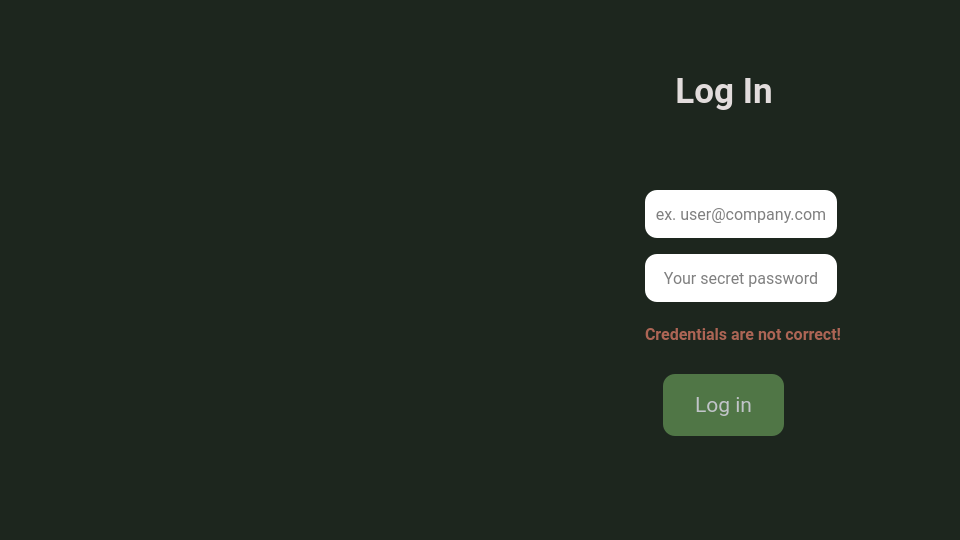
<?xml version="1.0" encoding="UTF-8"?>
<ui version="4.0">
 <class>Parent</class>
 <widget class="QWidget" name="Parent">
  <property name="geometry">
   <rect>
    <x>0</x>
    <y>0</y>
    <width>960</width>
    <height>540</height>
   </rect>
  </property>
  <property name="minimumSize">
   <size>
    <width>960</width>
    <height>540</height>
   </size>
  </property>
  <property name="font">
   <font>
    <pointsize>12</pointsize>
   </font>
  </property>
  <property name="windowTitle">
   <string>Login</string>
  </property>
  <property name="styleSheet">
   <string notr="true">QWidget#Parent {background-color: rgba(29, 38, 30, 255)}
</string>
  </property>
  <layout class="QHBoxLayout" name="horizontalLayout">
   <property name="spacing">
    <number>8</number>
   </property>
   <property name="leftMargin">
    <number>8</number>
   </property>
   <property name="topMargin">
    <number>8</number>
   </property>
   <property name="rightMargin">
    <number>8</number>
   </property>
   <property name="bottomMargin">
    <number>8</number>
   </property>
   <item>
    <widget class="QLabel" name="lb_background">
     <property name="minimumSize">
      <size>
       <width>480</width>
       <height>0</height>
      </size>
     </property>
     <property name="font">
      <font>
       <family>Roboto</family>
       <pointsize>8</pointsize>
      </font>
     </property>
     <property name="styleSheet">
      <string notr="true">border-image: url(:/Main/vertical_background.jpg);</string>
     </property>
     <property name="text">
      <string/>
     </property>
    </widget>
   </item>
   <item>
    <widget class="QWidget" name="Form" native="true">
     <property name="minimumSize">
      <size>
       <width>480</width>
       <height>0</height>
      </size>
     </property>
     <property name="font">
      <font>
       <family>Roboto</family>
       <pointsize>16</pointsize>
      </font>
     </property>
     <property name="styleSheet">
      <string notr="true">QPushButton {
border-radius: 12px;
}</string>
     </property>
     <layout class="QVBoxLayout" name="verticalLayout_3">
      <property name="spacing">
       <number>16</number>
      </property>
      <property name="leftMargin">
       <number>8</number>
      </property>
      <property name="topMargin">
       <number>8</number>
      </property>
      <property name="rightMargin">
       <number>8</number>
      </property>
      <property name="bottomMargin">
       <number>8</number>
      </property>
      <item>
       <widget class="QLabel" name="lb_login_title">
        <property name="font">
         <font>
          <family>Roboto</family>
          <pointsize>26</pointsize>
          <bold>true</bold>
         </font>
        </property>
        <property name="styleSheet">
         <string notr="true">color: rgb(226, 220, 220);</string>
        </property>
        <property name="text">
         <string>Log In</string>
        </property>
        <property name="alignment">
         <set>Qt::AlignCenter</set>
        </property>
       </widget>
      </item>
      <item alignment="Qt::AlignHCenter|Qt::AlignVCenter">
       <widget class="QWidget" name="widget" native="true">
        <property name="sizePolicy">
         <sizepolicy hsizetype="Preferred" vsizetype="Preferred">
          <horstretch>0</horstretch>
          <verstretch>0</verstretch>
         </sizepolicy>
        </property>
        <property name="font">
         <font>
          <family>Roboto</family>
          <pointsize>16</pointsize>
         </font>
        </property>
        <property name="styleSheet">
         <string notr="true">QLineEdit {
    border-radius: 12px;
}
</string>
        </property>
        <layout class="QFormLayout" name="formLayout">
         <property name="labelAlignment">
          <set>Qt::AlignCenter</set>
         </property>
         <property name="formAlignment">
          <set>Qt::AlignCenter</set>
         </property>
         <property name="horizontalSpacing">
          <number>8</number>
         </property>
         <property name="verticalSpacing">
          <number>16</number>
         </property>
         <property name="leftMargin">
          <number>8</number>
         </property>
         <property name="topMargin">
          <number>8</number>
         </property>
         <property name="rightMargin">
          <number>8</number>
         </property>
         <property name="bottomMargin">
          <number>8</number>
         </property>
         <item row="1" column="0">
          <widget class="QLabel" name="lb_user">
           <property name="enabled">
            <bool>true</bool>
           </property>
           <property name="sizePolicy">
            <sizepolicy hsizetype="Fixed" vsizetype="Fixed">
             <horstretch>0</horstretch>
             <verstretch>0</verstretch>
            </sizepolicy>
           </property>
           <property name="minimumSize">
            <size>
             <width>16</width>
             <height>16</height>
            </size>
           </property>
           <property name="font">
            <font>
             <family>Roboto</family>
             <pointsize>16</pointsize>
            </font>
           </property>
           <property name="text">
            <string/>
           </property>
           <property name="pixmap">
            <pixmap resource="../../Icons/icons.qrc">:/Main/user.svg</pixmap>
           </property>
           <property name="scaledContents">
            <bool>false</bool>
           </property>
          </widget>
         </item>
         <item row="1" column="1">
          <widget class="QLineEdit" name="le_user">
           <property name="sizePolicy">
            <sizepolicy hsizetype="Fixed" vsizetype="Fixed">
             <horstretch>0</horstretch>
             <verstretch>0</verstretch>
            </sizepolicy>
           </property>
           <property name="minimumSize">
            <size>
             <width>192</width>
             <height>48</height>
            </size>
           </property>
           <property name="maximumSize">
            <size>
             <width>192</width>
             <height>16777215</height>
            </size>
           </property>
           <property name="font">
            <font>
             <family>Roboto</family>
             <pointsize>12</pointsize>
            </font>
           </property>
           <property name="toolTip">
            <string/>
           </property>
           <property name="toolTipDuration">
            <number>-1</number>
           </property>
           <property name="statusTip">
            <string/>
           </property>
           <property name="whatsThis">
            <string/>
           </property>
           <property name="text">
            <string/>
           </property>
           <property name="alignment">
            <set>Qt::AlignCenter</set>
           </property>
           <property name="placeholderText">
            <string>ex. user@company.com</string>
           </property>
          </widget>
         </item>
         <item row="3" column="0">
          <widget class="QLabel" name="lb_password">
           <property name="text">
            <string/>
           </property>
           <property name="pixmap">
            <pixmap resource="../../Icons/icons.qrc">:/Main/lock.svg</pixmap>
           </property>
          </widget>
         </item>
         <item row="3" column="1">
          <widget class="QLineEdit" name="le_password">
           <property name="sizePolicy">
            <sizepolicy hsizetype="Fixed" vsizetype="Fixed">
             <horstretch>0</horstretch>
             <verstretch>0</verstretch>
            </sizepolicy>
           </property>
           <property name="minimumSize">
            <size>
             <width>192</width>
             <height>48</height>
            </size>
           </property>
           <property name="maximumSize">
            <size>
             <width>192</width>
             <height>16777215</height>
            </size>
           </property>
           <property name="font">
            <font>
             <family>Roboto</family>
             <pointsize>12</pointsize>
            </font>
           </property>
           <property name="toolTip">
            <string extracomment="lol">This is your usual work password.</string>
           </property>
           <property name="toolTipDuration">
            <number>-1</number>
           </property>
           <property name="echoMode">
            <enum>QLineEdit::Password</enum>
           </property>
           <property name="alignment">
            <set>Qt::AlignCenter</set>
           </property>
           <property name="placeholderText">
            <string>Your secret password</string>
           </property>
           <property name="clearButtonEnabled">
            <bool>false</bool>
           </property>
          </widget>
         </item>
         <item row="5" column="0">
          <widget class="QLabel" name="lb_warning_icon">
           <property name="sizePolicy">
            <sizepolicy hsizetype="Fixed" vsizetype="Fixed">
             <horstretch>0</horstretch>
             <verstretch>0</verstretch>
            </sizepolicy>
           </property>
           <property name="minimumSize">
            <size>
             <width>32</width>
             <height>32</height>
            </size>
           </property>
           <property name="font">
            <font>
             <family>Roboto</family>
             <pointsize>16</pointsize>
             <bold>false</bold>
            </font>
           </property>
           <property name="accessibleName">
            <string extracomment="Segoe UI,9,-1,5,400,0,0,0,0,0,0,0,0,0,0,1"/>
           </property>
           <property name="text">
            <string/>
           </property>
           <property name="pixmap">
            <pixmap resource="../../Icons/icons.qrc">:/Main/alert-circle.svg</pixmap>
           </property>
          </widget>
         </item>
         <item row="5" column="1">
          <widget class="QLabel" name="lb_warning_message">
           <property name="enabled">
            <bool>true</bool>
           </property>
           <property name="sizePolicy">
            <sizepolicy hsizetype="Preferred" vsizetype="Preferred">
             <horstretch>5</horstretch>
             <verstretch>0</verstretch>
            </sizepolicy>
           </property>
           <property name="font">
            <font>
             <family>Roboto</family>
             <pointsize>12</pointsize>
             <bold>true</bold>
            </font>
           </property>
           <property name="styleSheet">
            <string notr="true">color: rgb(173, 101, 85);</string>
           </property>
           <property name="frameShape">
            <enum>QFrame::NoFrame</enum>
           </property>
           <property name="frameShadow">
            <enum>QFrame::Plain</enum>
           </property>
           <property name="text">
            <string>Credentials are not correct!</string>
           </property>
           <property name="alignment">
            <set>Qt::AlignLeading|Qt::AlignLeft|Qt::AlignVCenter</set>
           </property>
          </widget>
         </item>
        </layout>
       </widget>
      </item>
      <item alignment="Qt::AlignHCenter|Qt::AlignTop">
       <widget class="QPushButton" name="pb_log_in">
        <property name="sizePolicy">
         <sizepolicy hsizetype="Fixed" vsizetype="Fixed">
          <horstretch>0</horstretch>
          <verstretch>0</verstretch>
         </sizepolicy>
        </property>
        <property name="minimumSize">
         <size>
          <width>0</width>
          <height>0</height>
         </size>
        </property>
        <property name="font">
         <font>
          <family>Roboto</family>
          <pointsize>16</pointsize>
          <italic>false</italic>
          <bold>false</bold>
          <underline>false</underline>
          <kerning>true</kerning>
         </font>
        </property>
        <property name="toolTip">
         <string notr="true"/>
        </property>
        <property name="toolTipDuration">
         <number>-1</number>
        </property>
        <property name="styleSheet">
         <string notr="true">background-color: rgb(80, 118, 70);
color: rgb(193, 196, 201);
padding-left: 32px;
padding-right: 32px;
padding-top: 18px;
padding-bottom: 18px;</string>
        </property>
        <property name="text">
         <string>Log in</string>
        </property>
       </widget>
      </item>
     </layout>
    </widget>
   </item>
  </layout>
 </widget>
 <layoutdefault spacing="12" margin="26"/>
 <resources>
  <include location="../../Icons/icons.qrc"/>
  <include location="../../../../Icons/icons.qrc"/>
 </resources>
 <connections/>
 <designerdata>
  <property name="gridDeltaX">
   <number>8</number>
  </property>
  <property name="gridDeltaY">
   <number>8</number>
  </property>
  <property name="gridSnapX">
   <bool>true</bool>
  </property>
  <property name="gridSnapY">
   <bool>true</bool>
  </property>
  <property name="gridVisible">
   <bool>true</bool>
  </property>
 </designerdata>
</ui>
